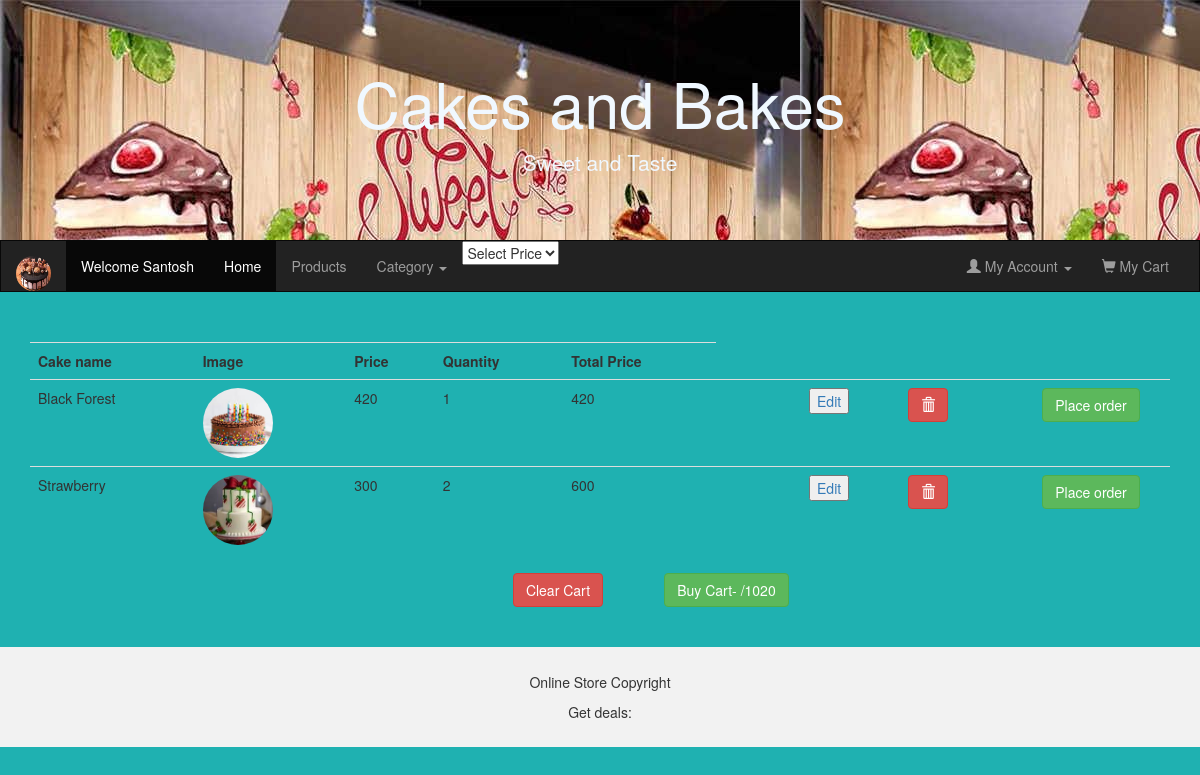
Screenshot of /MyCart (signed in) with the database file from the repository.
### UserApp/models.py (models this page shows)
class MyCart(models.Model):
    cake=models.ForeignKey(Cake,on_delete=models.SET_NULL,null=True)
    user=models.ForeignKey(UserInfo,on_delete=models.SET_NULL,null=True)
    qty=models.IntegerField(default=2)
    class Meta():
        db_table="MyCart"

### AdminApp/models.py (models this page shows, shortened)
class Cake(models.Model):
    cake_name=models.CharField(max_length=20)
    price=models.IntegerField(null=True)
    image=models.ImageField(default="abc.jpg",upload_to="Images")
    category=models.ForeignKey(Category,on_delete=models.CASCADE)
    class Meta():
        db_table="Cake"

### UserApp/views.py (the view)
# urls.py: path("MyCart",views.showCart),
def showCart(request):
    if request.method=="GET":
        if "uname" in request.session:
            cats=Category.objects.all()
            username=UserInfo.objects.get(username=request.session["uname"]) #getting user object
            cart_items=MyCart.objects.filter(user=username)#Getting cart objects associated with logedIn user
            total=0 #Variable for storing price of cart items(total price)
            for one_cake in cart_items: #Iterating over all items one by one and calculating price of cart
                total+=one_cake.cake.price*one_cake.qty
            request.session["cart_price"]=total
            return render(request,"myCart.html",{"cats":cats,"cart_items":cart_items,"total":total})

### UserApp/templates/myCart.html (shortened to what this page needs)
{%extends "home.html"%}
{%block content%}
<center>
        <table class="table" >
    <tr>
        <th>Cake name</th><th>Image</th><th>Price</th><th>Quantity</th><th>Total Price</th>
    </tr>
    {%for item in cart_items%}
    <form  method="post" id="myform{{item.id}}" action="">
    <tr>
        <td>{{item.cake.cake_name}}</td>
        <td><img src="{{item.cake.image.url}}" class="img-circle" alt="cake image" style="width: 70px; height: 70px;"></td>
        <td>{{item.cake.price}}</td>
        <td>{{item.qty}}</td>
        <td>{% widthratio item.cake.price 1 item.qty %}</td>
        <td><input type="hidden" name="cart_id" value="{{item.id}}"></td>
        <td><input type="hidden" name="qty" value="{{item.qty}}"></td>
        <td><a href="EditCartItem/{{item.id}}"><button class="bi bi-pencil" type="button">Edit</button></a></td>
        <td>
    <button type="button"
            class="btn btn-danger"
            onclick="confirmDelete('{{ item.id }}')">
        <span class="glyphicon glyphicon-trash"></span>
    </button>
</td>
    <td><a href="OrderSingleCake/{{item.id}}/{% widthratio item.cake.price 1 item.qty %}"><button class="btn btn-success" type="button">Place order</button></a></td>
    </tr>
    </form>
    {%endfor%}
</table>
<table>
    <tr><td><button type="button" class="btn btn btn-danger" onclick="confirmClear()" id="clear_cart">Clear Cart</button></td>
        <td><a href="BuyCart/{{request.session.cart_price}}"><button type="button" class="btn btn-success">Buy Cart- /{{request.session.cart_price}}</button></a></td>
    </tr></tr>
</table>
</center>
{%endblock%}

### UserApp/templates/myCart.html (style rules this page uses)
#clear_cart { margin-right: 2cm; }

### rows the page displays
MyCart: cake.cake_name "Black Forest", cake.image (picture), cake.price "420", qty "1", cake+qty "420"
MyCart: cake.cake_name "Strawberry", cake.image (picture), cake.price "300", qty "2", cake+qty "600"

### other values shown
{{ request.session.uname }} "Santosh"
{{ request.session.cart_price }} "1020"
